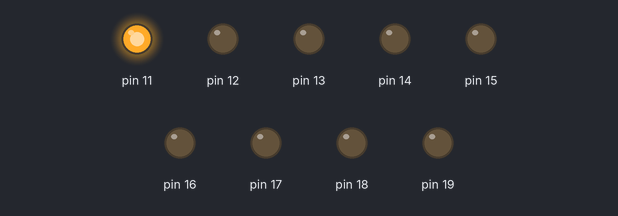
A sketch run on a simulated Arduino Uno, built with avr-gcc and run on an emulated ATmega328P. Parts: output pins drawn as LEDs (lit = HIGH).

Above: at 0.5 s.
At 1.5 s:
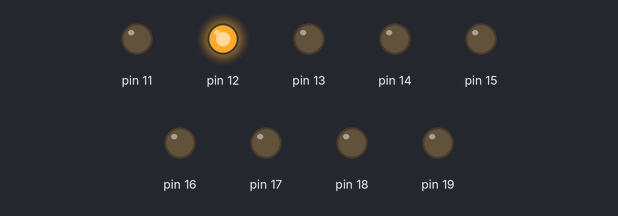
At 3.5 s:
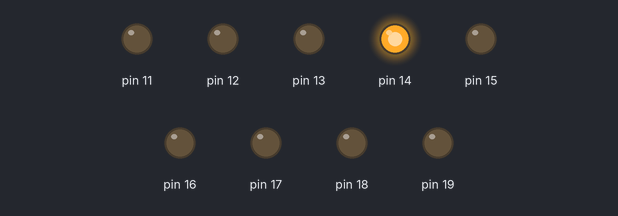
At 7.5 s:
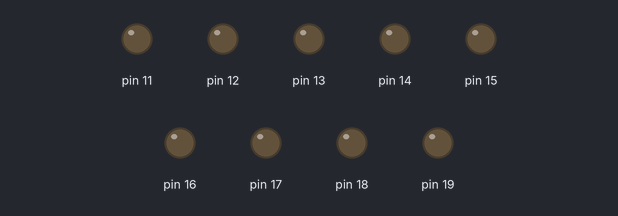
At 12.5 s:
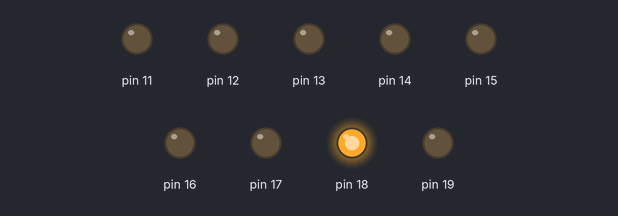
At 17.5 s:
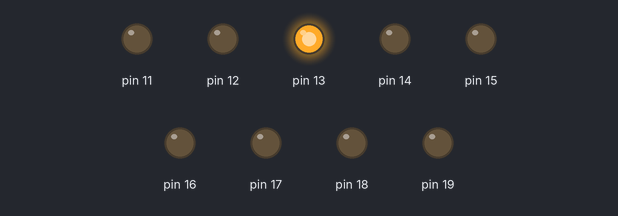
Timing chart, 0 to 18.9 s (numbered marks = the images above):
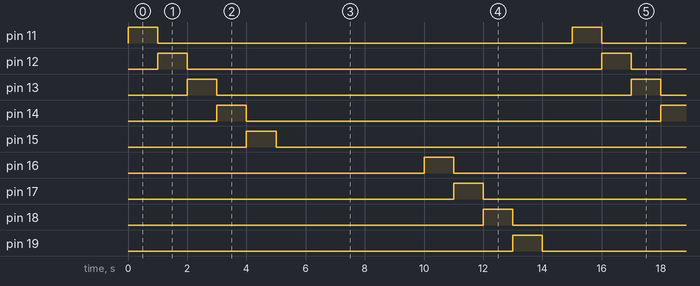

Measured:
- by itself, pin 11–15: alternates HIGH for 1.0 s and LOW for 13.5 s
- by itself, pin 16–18: alternates HIGH for 1.0 s and LOW for 12.5 s
- by itself, pin 19: alternates HIGH for 1.0 s and LOW for 13.0 s

The sketch:

240404_EUN_LED.ino
```cpp
void setup() {
int i;
for(i = 11; i < 21; i++){
  pinMode(i, OUTPUT);
}
}
void loop() {
 A();
 delay(5000);
 B();
 A();
 delay(4000);
 B();
 A();
 delay(3000);
 B();
 A();
 delay(2000);
 B();


}

void A(){
  int a;
for(a = 11; a < 16; a++){
  digitalWrite(a, HIGH);
   delay(1000);
  digitalWrite(a, LOW);
}
}
void B(){
  int a;
for(a = 16; a <21; a++){
  digitalWrite(a, HIGH);
   delay(1000);
  digitalWrite(a, LOW);
}
}
 /* digitalWrite(11, HIGH);
   delay(300);
 digitalWrite(11, LOW);

  digitalWrite(12, HIGH);
   delay(300);
 digitalWrite(12, LOW);

    digitalWrite(13, HIGH);
   delay(300);
 digitalWrite(13, LOW);

 digitalWrite(14, HIGH);
   delay(300);
 digitalWrite(14, LOW);

 digitalWrite(15, HIGH);
   delay(300);
 digitalWrite(15, LOW);

digitalWrite(16, HIGH);
   delay(300);
 digitalWrite(16, LOW);

 digitalWrite(17, HIGH);
   delay(300);
 digitalWrite(17, LOW);

 digitalWrite(18, HIGH);
   delay(300);
 digitalWrite(18, LOW);

  digitalWrite(19, HIGH);
   delay(300);
 digitalWrite(19, LOW);

digitalWrite(20, HIGH);
   delay(300);
 digitalWrite(20, LOW);

  digitalWrite(19, HIGH);
   delay(300);
 digitalWrite(19, LOW);

 digitalWrite(18, HIGH);
   delay(300);
 digitalWrite(18, LOW);


 digitalWrite(17, HIGH);
   delay(300);
 digitalWrite(17, LOW);

digitalWrite(16, HIGH);
   delay(300);
 digitalWrite(16, LOW);

 digitalWrite(15, HIGH);
   delay(300);
 digitalWrite(15, LOW);

 digitalWrite(14, HIGH);
   delay(300);
 digitalWrite(14, LOW);

    digitalWrite(13, HIGH);
   delay(300);
 digitalWrite(13, LOW);

  digitalWrite(12, HIGH);
   delay(300);
 digitalWrite(12, LOW);

  digitalWrite(11, HIGH);
   delay(300);
 digitalWrite(11, LOW); */
```
